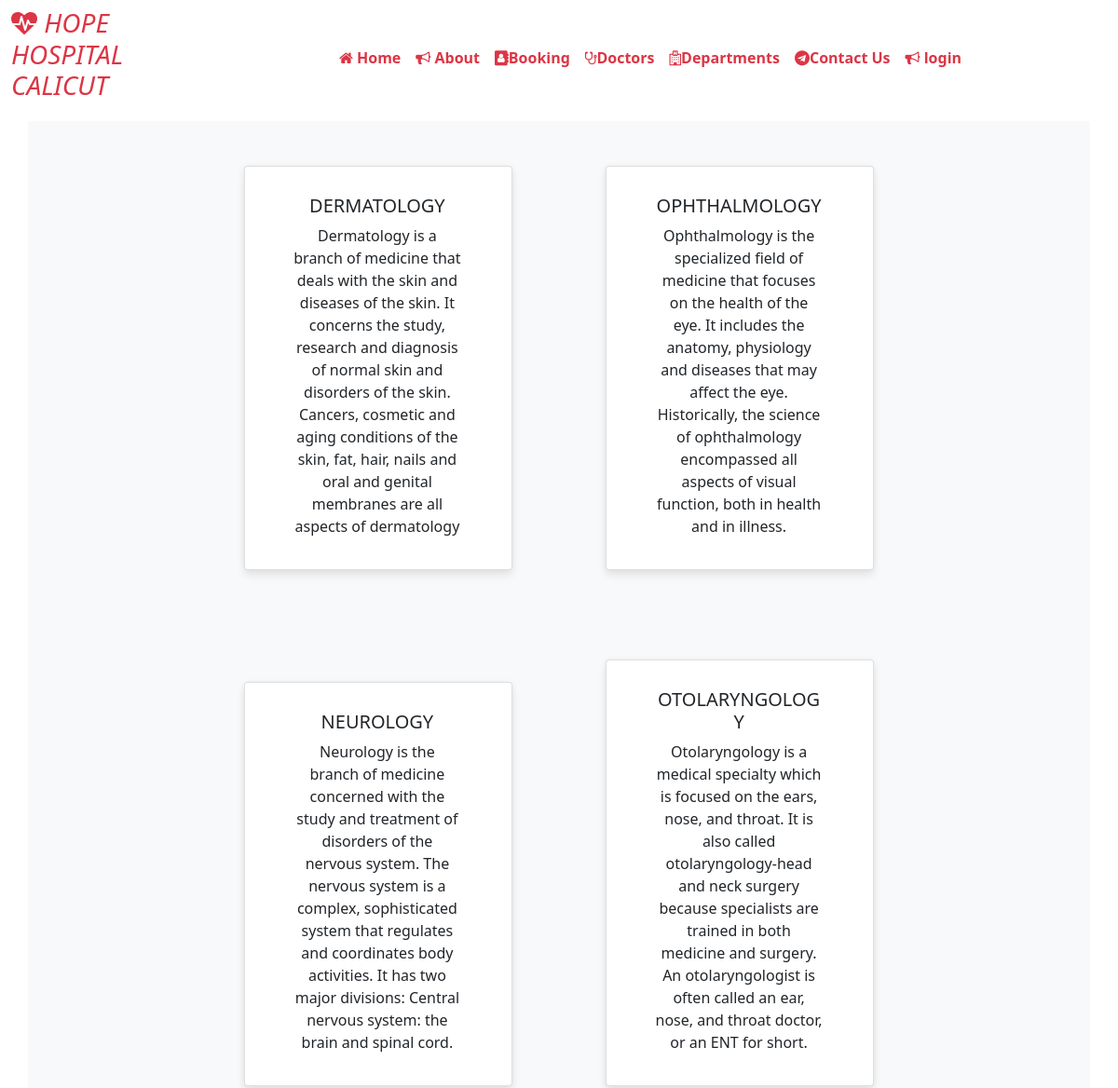
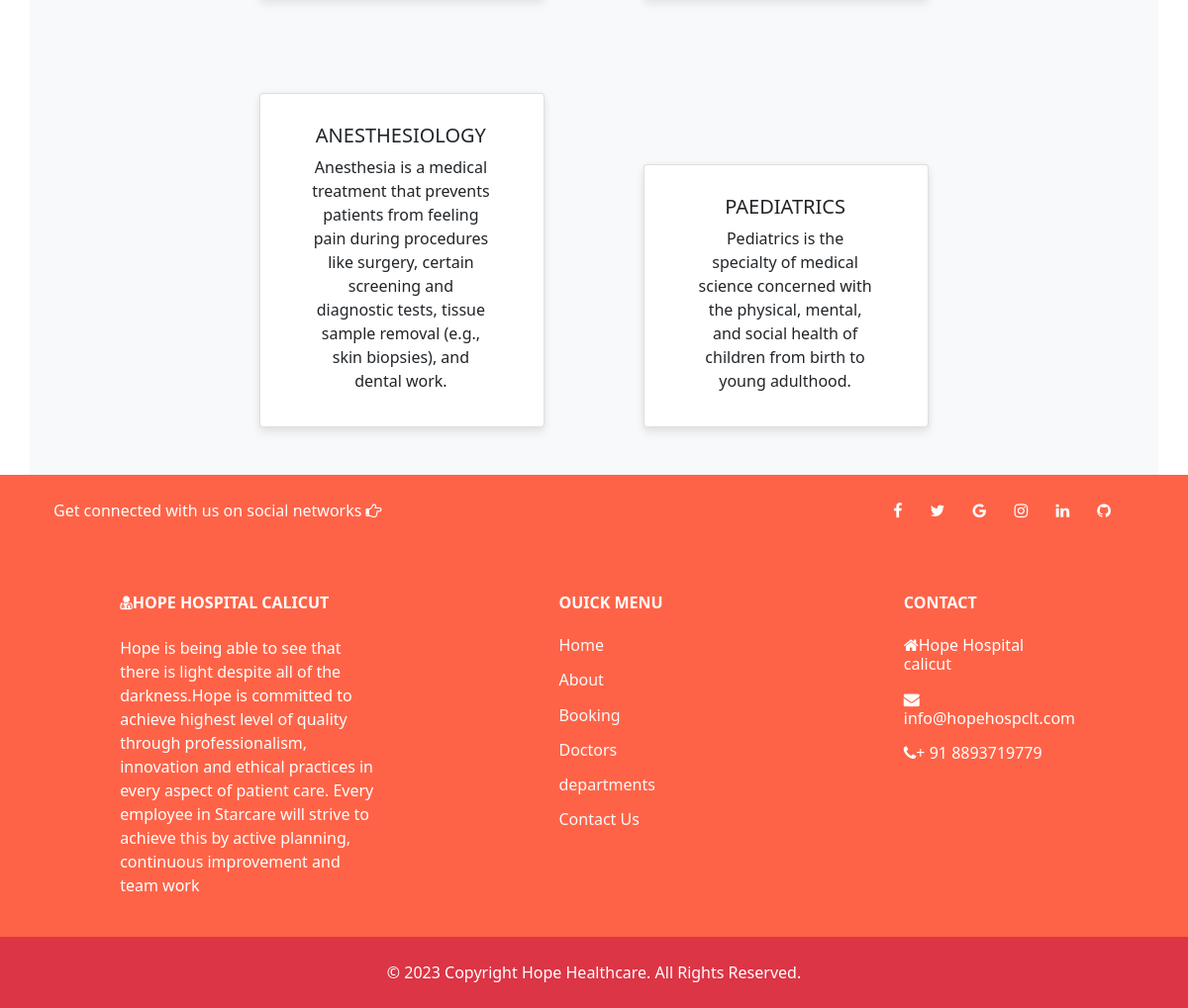
Screenshot of /department with the database file from the repository (2 pictures, top to bottom).
### home/models.py (models this page shows, shortened)
class Departments(models.Model):
    dep_name = models.CharField(max_length=100)
    dep_description = models.TextField()
    dep_image = models.ImageField(upload_to ='doctors')

### home/views.py (the view)
# urls.py: path('department',views.department, name='department'),
def department(request):
    dict_dept={
        'dept': Departments.objects.all()
    }
    return render(request,'department.html', dict_dept)

### home/templates/department.html (shortened to what this page needs)
{% extends 'base.html' %}
{% block content %}
<div class='container text-center bg-light'>
    {% for d in dept %}
    <div class="card text-center mx-5 my-5" style="width: 18rem; display:inline-block">
        <div class="card-body">
          <h5 class="card-title">{{d.dep_name}}</h5>
          <p class="card-text">{{d.dep_description}}</p>
        </div>
    </div>
    {% endfor %}
</div>
{%endblock%}

### home/static/css/style1.css (style rules this page uses)
body { padding-top: 70px; }
.card { border-radius: 4px; background: hsl(0%, 100%, 100%); box-shadow: 0 6px 10px rgba(0,0,0,.08), 0 0 6px rgba(0,0,0,.05); transition: .3s transform cubic-bezier(.155,1.105,.295,1.12),.3s box-shadow,.3s -webkit-transform cubic-bezier(.155,1.105,.295,1.12); padding: 14px 38px 18px 36px; cursor: pointer; }

### rows the page displays
Departments: dep_name "DERMATOLOGY", dep_description "Dermatology is a branch of medicine that deals with the skin and diseases of the skin. It concerns the study, research and diagnosis of normal skin and disorders of the skin. Cancers, cosmetic and aging conditions of the skin, fat, hair, nails and oral and genital membranes are all aspects of dermatology"
Departments: dep_name "OPHTHALMOLOGY", dep_description "Ophthalmology is the specialized field of medicine that focuses on the health of the eye. It includes the anatomy, physiology and diseases that may affect the eye. Historically, the science of ophthalmology encompassed all aspects of visual function, both in health and in illness."
Departments: dep_name "NEUROLOGY", dep_description "Neurology is the branch of medicine concerned with the study and treatment of disorders of the nervous system. The nervous system is a complex, sophisticated system that regulates and coordinates body activities. It has two major divisions: Central nervous system: the brain and spinal cord."
Departments: dep_name "OTOLARYNGOLOGY", dep_description "Otolaryngology is a medical specialty which is focused on the ears, nose, and throat. It is also called otolaryngology-head and neck surgery because specialists are trained in both medicine and surgery. An otolaryngologist is often called an ear, nose, and throat doctor, or an ENT for short."
Departments: dep_name "ANESTHESIOLOGY", dep_description "Anesthesia is a medical treatment that prevents patients from feeling pain during procedures like surgery, certain screening and diagnostic tests, tissue sample removal (e.g., skin biopsies), and dental work."
Departments: dep_name "PAEDIATRICS", dep_description "Pediatrics is the specialty of medical science concerned with the physical, mental, and social health of children from birth to young adulthood."
